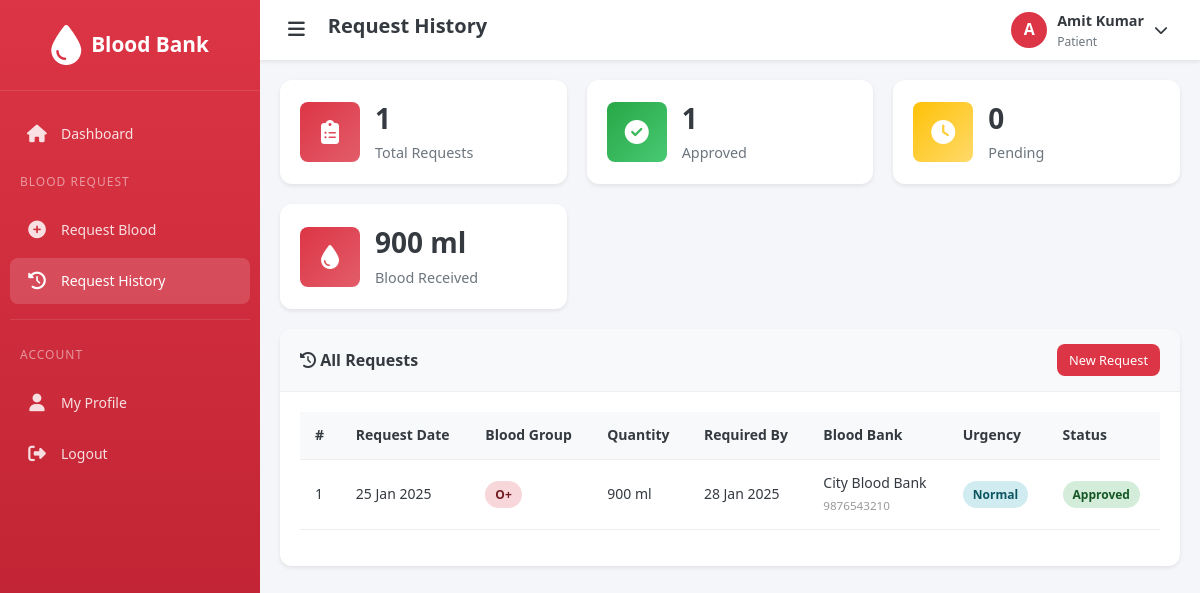
Page /patient/history.php (signed in) on the committed database.
### tables this page shows
CREATE TABLE blood_request (
    id INT PRIMARY KEY AUTO_INCREMENT,
    patient_id INT NOT NULL,
    blood_bank_id INT,
    blood_group_id INT NOT NULL,
    quantity_ml INT NOT NULL,
    request_date DATE NOT NULL,
    required_date DATE,
    reason TEXT,
    urgency ENUM('normal', 'urgent', 'emergency') DEFAULT 'normal',
    status ENUM('pending', 'approved', 'rejected') DEFAULT 'pending',
    remarks TEXT,
    created_at TIMESTAMP DEFAULT CURRENT_TIMESTAMP,
    FOREIGN KEY (patient_id) REFERENCES patient(id) ON DELETE CASCADE,
    FOREIGN KEY (blood_bank_id) REFERENCES blood_bank(id) ON DELETE SET NULL,
    FOREIGN KEY (blood_group_id) REFERENCES blood_group(id) ON DELETE CASCADE
);

CREATE TABLE blood_group (
    id INT PRIMARY KEY AUTO_INCREMENT,
    group_name VARCHAR(10) NOT NULL UNIQUE
);

CREATE TABLE blood_bank (
    id INT PRIMARY KEY AUTO_INCREMENT,
    user_id INT,
    name VARCHAR(150) NOT NULL,
    address VARCHAR(255),
    state_id INT,
    city_id INT,
    location_id INT,
    phone VARCHAR(15),
    email VARCHAR(100),
    status ENUM('active', 'inactive') DEFAULT 'active',
    created_at TIMESTAMP DEFAULT CURRENT_TIMESTAMP,
    FOREIGN KEY (user_id) REFERENCES users(id) ON DELETE SET NULL,
    FOREIGN KEY (state_id) REFERENCES state(id) ON DELETE SET NULL,
    FOREIGN KEY (city_id) REFERENCES city(id) ON DELETE SET NULL,
    FOREIGN KEY (location_id) REFERENCES location(id) ON DELETE SET NULL
);

### config/session.php (called while the page is built, shortened)
<?php
function getUserId() {
    return $_SESSION['user_id'] ?? null;
}
?>

### config/functions.php (called while the page is built, shortened)
<?php
require_once __DIR__ . '/database.php';
function formatDate($date) {
    return date('d M Y', strtotime($date));
}
function getStatusBadge($status) {
    switch (strtolower($status)) {
        case 'approved':
        case 'active':
            return 'badge-success';
    }
}
function getPatientByUserId($userId) {
    global $conn;
    $userId = (int)$userId;
    $result = mysqli_query($conn, "SELECT p.*, u.name, u.email, u.phone, u.status, u.created_at, bg.group_name
                                   FROM patient p
                                   JOIN users u ON p.user_id = u.id
                                   LEFT JOIN blood_group bg ON p.blood_group_id = bg.id
                                   WHERE p.user_id = $userId");
    return mysqli_fetch_assoc($result);
}
?>

### patient/history.php (the view, shortened to what this page needs)
<?php
require_once '../includes/header.php';
$patientInfo = getPatientByUserId(getUserId());
$patientId = $patientInfo['id'] ?? 0;
$requestsQuery = "SELECT br.*, bg.group_name, bb.name as blood_bank_name, bb.phone as blood_bank_phone
                  FROM blood_request br
                  JOIN blood_group bg ON br.blood_group_id = bg.id
                  LEFT JOIN blood_bank bb ON br.blood_bank_id = bb.id
                  WHERE br.patient_id = $patientId
                  ORDER BY br.created_at DESC";
$requests = mysqli_fetch_all(mysqli_query($conn, $requestsQuery), MYSQLI_ASSOC);
$totalQuantity = 0;
$approvedCount = 0;
$pendingCount = 0;
foreach ($requests as $r) {
    if ($r['status'] === 'approved') {
        $totalQuantity += $r['quantity_ml'];
        $approvedCount++;
    } else if ($r['status'] === 'pending') {
        $pendingCount++;
    }
}
require_once '../includes/patient_sidebar.php';
?>
<div class="stats-grid">
    <div class="stat-card">
        <div class="stat-icon bg-primary">
            <i class="fas fa-clipboard-list"></i>
        </div>
        <div class="stat-details">
            <h4><?php echo count($requests); ?></h4>
            <p>Total Requests</p>
        </div>
    </div>
    <div class="stat-card">
        <div class="stat-icon bg-success">
            <i class="fas fa-check-circle"></i>
        </div>
        <div class="stat-details">
            <h4><?php echo $approvedCount; ?></h4>
            <p>Approved</p>
        </div>
    </div>
    <div class="stat-card">
        <div class="stat-icon bg-warning">
            <i class="fas fa-clock"></i>
        </div>
        <div class="stat-details">
            <h4><?php echo $pendingCount; ?></h4>
            <p>Pending</p>
        </div>
    </div>
    <div class="stat-card">
        <div class="stat-icon bg-danger">
            <i class="fas fa-tint"></i>
        </div>
        <div class="stat-details">
            <h4><?php echo number_format($totalQuantity); ?> ml</h4>
            <p>Blood Received</p>
        </div>
    </div>
</div>
<div class="card">
    <div class="card-header">
        <h3><i class="fas fa-history"></i> All Requests</h3>
        <a href="request.php" class="btn btn-sm btn-primary">New Request</a>
    </div>
    <div class="card-body">
        <?php if (count($requests) > 0): ?>
            <div class="table-responsive">
                <table class="table">
                    <thead>
                        <tr>
                            <th>#</th>
                            <th>Request Date</th>
                            <th>Blood Group</th>
                            <th>Quantity</th>
                            <th>Required By</th>
                            <th>Blood Bank</th>
                            <th>Urgency</th>
                            <th>Status</th>
                        </tr>
                    </thead>
                    <tbody>
                        <?php foreach ($requests as $index => $request): ?>
                            <tr>
                                <td><?php echo $index + 1; ?></td>
                                <td><?php echo formatDate($request['request_date']); ?></td>
                                <td><span class="badge badge-danger"><?php echo $request['group_name']; ?></span></td>
                                <td><?php echo $request['quantity_ml']; ?> ml</td>
                                <td><?php echo $request['required_date'] ? formatDate($request['required_date']) : 'ASAP'; ?></td>
                                <td>
                                    <?php if ($request['blood_bank_name']): ?>
                                        <?php echo htmlspecialchars($request['blood_bank_name']); ?>
                                        <?php if ($request['blood_bank_phone']): ?>
                                            <br><small class="text-muted"><?php echo $request['blood_bank_phone']; ?></small>
                                        <?php endif; ?>
                                    <?php else: ?>
                                        <span class="text-muted">Any Available</span>
                                    <?php endif; ?>
                                </td>
                                <td>
                                    <?php
                                    $urgencyBadge = 'badge-info';
                                    ?>
                                    <span class="badge <?php echo $urgencyBadge; ?>"><?php echo ucfirst($request['urgency'] ?? 'normal'); ?></span>
                                </td>
                                <td><span class="badge <?php echo getStatusBadge($request['status']); ?>"><?php echo ucfirst($request['status']); ?></span></td>
                            </tr>
                        <?php endforeach; ?>
                    </tbody>
                </table>
            </div>
        <?php endif; ?>
    </div>
</div>
    </div>
</main>
<?php require_once '../includes/footer.php'; ?>

### assets/css/style.css (style rules this page uses)
:root { --primary-color: #dc3545; --primary-dark: #c82333; --primary-light: #f8d7da; --secondary-color: #6c757d; --success-color: #28a745; --warning-color: #ffc107; --danger-color: #dc3545; --info-color: #17a2b8; --light-color: #f8f9fa; --dark-color: #343a40; --white: #ffffff; --black: #000000; --sidebar-width: 260px; --header-height: 60px; --shadow-sm: 0 2px 4px rgba(0, 0, 0, 0.08); --shadow-md: 0 4px 12px rgba(0, 0, 0, 0.12); --shadow-lg: 0 8px 24px rgba(0, 0, 0, 0.16); --border-radius: 8px; --border-radius-lg: 12px; --transition: all 0.3s ease; --font-family: "Segoe UI", Tahoma, Geneva, Verdana, sans-serif; }
* { margin: 0; padding: 0; box-sizing: border-box; }
html { scroll-behavior: smooth; }
body { font-family: var(--font-family); font-size: 14px; line-height: 1.6; color: var(--dark-color); background-color: #f4f6f9; min-height: 100vh; }
a { text-decoration: none; color: var(--primary-color); transition: var(--transition); }
h1, h2, h3, h4, h5, h6 { font-weight: 600; line-height: 1.3; margin-bottom: 0.5rem; }
h3 { font-size: 1.5rem; }
h4 { font-size: 1.25rem; }
p { margin-bottom: 1rem; }
.card { background: var(--white); border-radius: var(--border-radius-lg); box-shadow: var(--shadow-sm); margin-bottom: 20px; overflow: hidden; }
.card-header { padding: 15px 20px; border-bottom: 1px solid #eee; display: flex; align-items: center; justify-content: space-between; background: var(--light-color); }
.card-header h3 { font-size: 1rem; margin: 0; }
.card-body { padding: 20px; }
.stats-grid { display: grid; grid-template-columns: repeat(auto-fit, minmax(240px, 1fr)); gap: 20px; margin-bottom: 20px; }
.stat-card { background: var(--white); border-radius: var(--border-radius-lg); padding: 20px; display: flex; align-items: center; gap: 15px; box-shadow: var(--shadow-sm); transition: var(--transition); }
.stat-icon { width: 60px; height: 60px; border-radius: var(--border-radius); display: flex; align-items: center; justify-content: center; font-size: 1.5rem; color: var(--white); }
.stat-icon.bg-primary { background: linear-gradient(135deg, var(--primary-color), #e35d6a); }
.stat-icon.bg-success { background: linear-gradient(135deg, var(--success-color), #48c974); }
.stat-icon.bg-warning { background: linear-gradient(135deg, var(--warning-color), #ffda6a); }
.stat-icon.bg-danger { background: linear-gradient(135deg, var(--danger-color), #e35d6a); }
.stat-details h4 { font-size: 1.75rem; font-weight: 700; margin-bottom: 5px; }
.stat-details p { color: var(--secondary-color); margin: 0; font-size: 0.9rem; }
.table-responsive { overflow-x: auto; }
.table { width: 100%; border-collapse: collapse; margin-bottom: 1rem; }
.table th, .table td { padding: 12px 15px; text-align: left; border-bottom: 1px solid #eee; }
.table th { background: var(--light-color); font-weight: 600; color: var(--dark-color); white-space: nowrap; }
.btn { display: inline-flex; align-items: center; justify-content: center; gap: 8px; padding: 10px 20px; font-size: 0.9rem; font-weight: 500; border: none; border-radius: var(--border-radius); cursor: pointer; transition: var(--transition); font-family: inherit; text-align: center; }
.btn-primary { background: var(--primary-color); color: var(--white); }
.btn-sm { padding: 6px 12px; font-size: 0.8rem; }
.badge { display: inline-flex; align-items: center; padding: 4px 10px; font-size: 0.75rem; font-weight: 600; border-radius: 20px; text-transform: capitalize; }
.badge-success { background: #d4edda; color: #155724; }
.badge-danger { background: #f8d7da; color: #721c24; }
.badge-info { background: #d1ecf1; color: #0c5460; }
.text-muted { color: #999; }
.bg-primary { background-color: var(--primary-color); }
.bg-success { background-color: var(--success-color); }
.bg-warning { background-color: var(--warning-color); }
.bg-danger { background-color: var(--danger-color); }

### rows in the picture
blood_request: request_date "25 Jan 2025", blood_group.group_name "O+", quantity_ml "900", required_date "28 Jan 2025", blood_bank.name "City Blood Bank", blood_bank.phone "9876543210", urgency "Normal", status "Approved"

### other values in the picture
$pageTitle "Request History"
$userInitial "A"
getUserName() "Amit Kumar"
count($requests) "1"
$approvedCount "1"
$pendingCount "0"
$totalQuantity "900"
